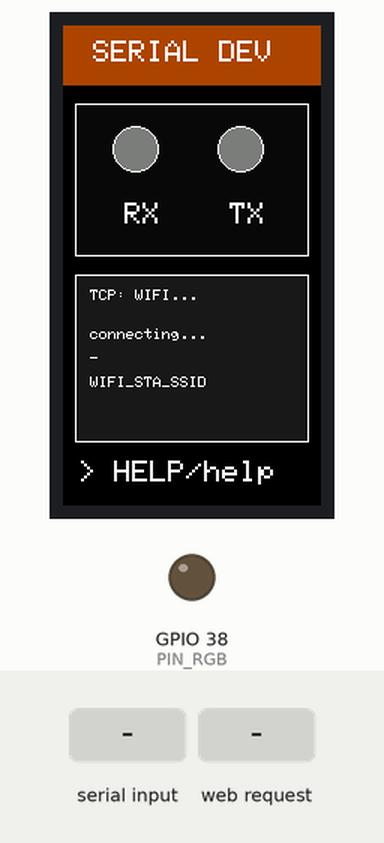
Recording of a sketch running on a simulated ESP32-S3. Parts: 172×320 colour display, output pins drawn as LEDs (lit = HIGH). Inputs (shaded band) come from the test bench. WiFi joins after 1.5 s; servers stay silent unless stated; pins used as bus, display or sensor lines are not drawn; what the sketch prints to the serial monitor is not drawn.

Above: at 1.3 s.
1.4 s: "STREAM\n" received over Serial
At 1.52 s:
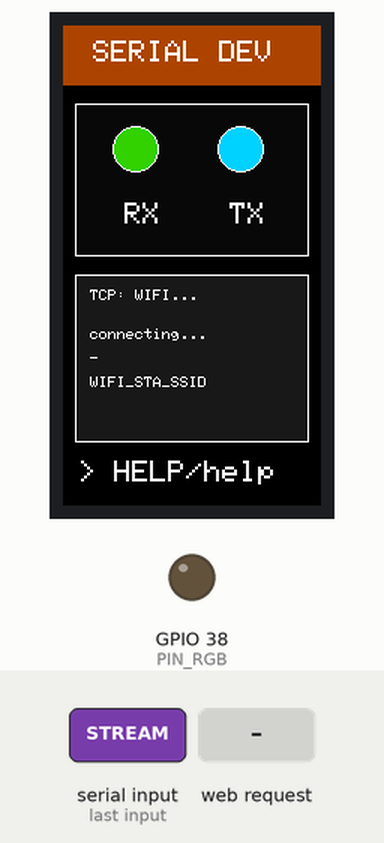
3.4 s: HTTP request GET /HELP received
At 4.3 s:
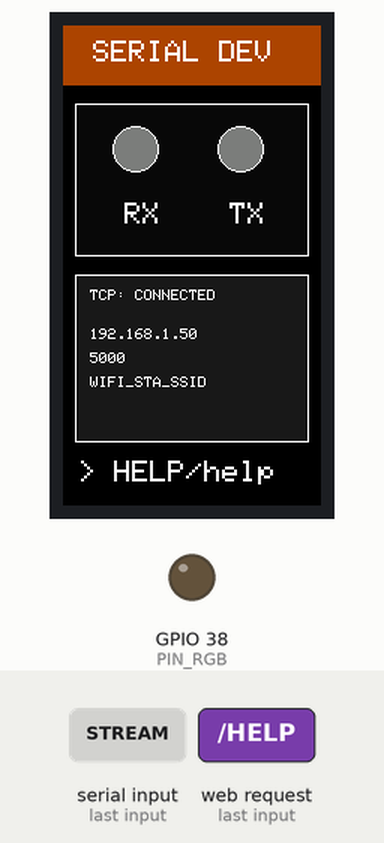
5.9 s: "HELP\n" received over Serial
7.5 s: "1\n" received over Serial
At 7.64 s:
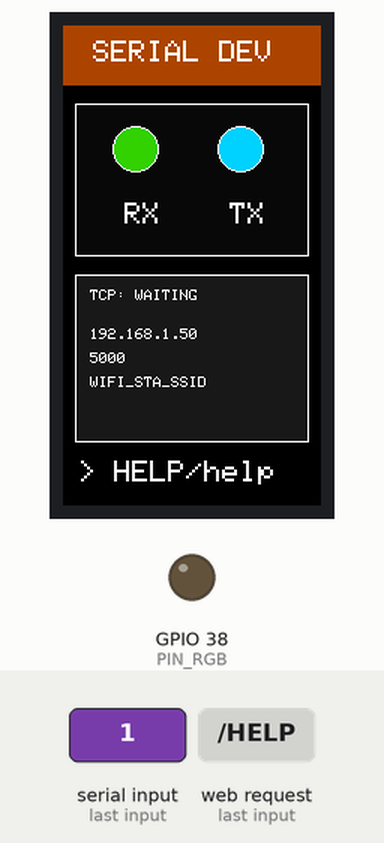
Timing chart, 0 to 10.0 s (numbered marks = the images above; inputs shaded):
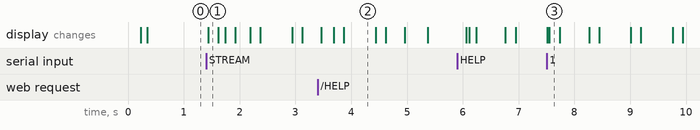

Measured:
- after the input at 1.4 s, the display: changes at once (image 1)
- after the input at 3.4 s, the display: first changes after 0.06 s (image 2 shows a later state)
- after the input at 7.5 s, the display: first differs from a run without the input after 0.05 s (image 3)
- what the display in image 2 shows lasts 0.5 s, from 3.9 s to 4.4 s

The sketch:

SerialSIM.ino
```cpp
#include <Arduino.h>
#include <Arduino_GFX_Library.h>
#include <WiFi.h>

#if __has_include(<Fonts/FreeMono8pt7b.h>)
#include <Fonts/FreeMono8pt7b.h>
#define SERIALSIM_HAS_TCP_WIDGET_FONT 1
#else
#define SERIALSIM_HAS_TCP_WIDGET_FONT 0
#endif

/*
  Simple ESP32-S3 serial test device for the Waveshare ESP32-S3-LCD-1.47 board.

  Notes:
  - Touch support has been removed on purpose.
  - The serial side is intentionally simple for testing tools and parsers.
  - The display code is split into small helpers so future UI changes stay easy.
*/

// DISPLAY: pin mapping from the Waveshare ESP32-S3-LCD-1.47 wiki.
constexpr int PIN_LCD_MOSI = 45;
constexpr int PIN_LCD_SCK = 40;
constexpr int PIN_LCD_CS = 42;
constexpr int PIN_LCD_DC = 41;
constexpr int PIN_LCD_RST = 39;
constexpr int PIN_LCD_BL = 48;

// RGB: onboard RGB LED control pin from the Waveshare board wiki.
constexpr int PIN_RGB = 38;

constexpr uint16_t LCD_WIDTH = 172;
constexpr uint16_t LCD_HEIGHT = 320;
constexpr uint16_t LCD_X_OFFSET = 34;
constexpr uint16_t LCD_Y_OFFSET = 0;

// SERIAL: serial and UI timing values.
constexpr uint32_t SERIAL_BAUD = 9600;
constexpr uint32_t SERIAL_WAIT_MS = 2500;
constexpr uint32_t STREAM_INTERVAL_MS = 750;
constexpr uint32_t ACTIVITY_FLASH_MS = 180;

// TCP/WIFI: hardcoded station credentials for local network testing.
// Replace these with the SSID and password of the Wi-Fi network both ESP32 boards should join.
constexpr char WIFI_STA_SSID[] = "WIFI_STA_SSID";
constexpr char WIFI_STA_PASSWORD[] = "WIFI_STA_PASSWORD";
constexpr uint16_t TCP_PORT = 5000;
constexpr uint32_t WIFI_RECONNECT_INTERVAL_MS = 5000;
constexpr uint32_t TCP_CONNECTED_FLASH_ON_MS = 90;
constexpr uint32_t TCP_CONNECTED_FLASH_GAP_MS = 120;
constexpr uint32_t TCP_CONNECTED_FLASH_PAUSE_MS = 800;
constexpr uint32_t TCP_RED_FLASH_STEP_MS = 130;

enum class OutputTarget : uint8_t {
  SERIAL_ONLY,
  TCP_ONLY,
  BOTH,
};

enum class TcpLedMode : uint8_t {
  BOOTING,
  OFFLINE,
  SERVER_READY,
  CLIENT_CONNECTED,
  DISCONNECT_FLASH,
};

struct ReplyCommand {
  const char *name;
  const char *response;
};

// SERIAL: three simple command/response pairs for testing.
const ReplyCommand kReplyCommands[] = {
    {"ALPHA", "GLIM"},
    {"BRAVO", "SNARP"},
    {"CHARLIE", "WOBBLE"},
};

struct DeviceState {
  bool streamEnabled = false;
  bool displayReady = false;
  bool displayDirty = true;
  bool displayLayoutDrawn = false;
  bool lastRxLampState = false;
  bool lastTxLampState = false;
  bool wifiConnected = false;
  bool tcpServerReady = false;
  bool tcpClientConnected = false;
  uint32_t lastStreamAt = 0;
  uint32_t lastWifiConnectAttemptAt = 0;
  uint32_t rxLedUntil = 0;
  uint32_t txLedUntil = 0;
  uint32_t tcpLedModeStartedAt = 0;
  uint32_t streamCount = 0;
  uint16_t widgetValue = 0;
  TcpLedMode tcpLedMode = TcpLedMode::BOOTING;
};

struct RgbColor {
  uint8_t red;
  uint8_t green;
  uint8_t blue;
};

// DISPLAY: this panel renders 16-bit colors with red/blue swapped, so encode
// display colors through this helper instead of using raw RGB565 constants.
constexpr uint16_t displayColor565(uint8_t red, uint8_t green, uint8_t blue) {
  return ((static_cast<uint16_t>(blue) & 0xF8) << 8) |
         ((static_cast<uint16_t>(green) & 0xFC) << 3) |
         (static_cast<uint16_t>(red) >> 3);
}

constexpr uint16_t COLOR_COBALT_BLUE = displayColor565(0x00, 0x47, 0xAB);
constexpr uint16_t COLOR_RX_GREEN = displayColor565(0x00, 0xD0, 0x32);
constexpr uint16_t COLOR_TX_YELLOW = displayColor565(0xFF, 0xD2, 0x00);

// RGB: this board's onboard LED appears to be wired with red/green swapped.
RgbColor toBoardLedColor(const RgbColor &logicalColor) {
  return {logicalColor.green, logicalColor.red, logicalColor.blue};
}

Arduino_DataBus *gBus =
    new Arduino_ESP32SPI(PIN_LCD_DC, PIN_LCD_CS, PIN_LCD_SCK, PIN_LCD_MOSI);
Arduino_GFX *gDisplay = new Arduino_ST7789(
    gBus,
    PIN_LCD_RST,
    0,
    false,
    LCD_WIDTH,
    LCD_HEIGHT,
    LCD_X_OFFSET,
    LCD_Y_OFFSET,
    LCD_X_OFFSET,
    LCD_Y_OFFSET);

DeviceState gState;
String gCommandBuffer;
String gTcpCommandBuffer;
WiFiServer gTcpServer(TCP_PORT);
WiFiClient gTcpClient;

bool rxLampActive() {
  return millis() < gState.rxLedUntil;
}

bool txLampActive() {
  return millis() < gState.txLedUntil;
}

void markRxActivity() {
  gState.rxLedUntil = millis() + ACTIVITY_FLASH_MS;
  gState.displayDirty = true;
}

void markTxActivity() {
  gState.txLedUntil = millis() + ACTIVITY_FLASH_MS;
  gState.displayDirty = true;
}

bool isTcpClientConnected() {
  return gState.tcpClientConnected && gTcpClient.connected();
}

bool isWifiConnected() {
  return WiFi.status() == WL_CONNECTED;
}

String ipToString(const IPAddress &ip) {
  return String(ip[0]) + "." + String(ip[1]) + "." + String(ip[2]) + "." + String(ip[3]);
}

void setRgbColor(const RgbColor &color) {
  const RgbColor boardColor = toBoardLedColor(color);
  neopixelWrite(PIN_RGB, boardColor.red, boardColor.green, boardColor.blue);
}

// RGB: TCP state LED rules.
void setTcpLedMode(TcpLedMode mode) {
  gState.tcpLedMode = mode;
  gState.tcpLedModeStartedAt = millis();
}

void sendLine(const String &message, OutputTarget target = OutputTarget::BOTH) {
  bool wroteOutput = false;

  if (target == OutputTarget::SERIAL_ONLY || target == OutputTarget::BOTH) {
    Serial.println(message);
    wroteOutput = true;
  }

  if ((target == OutputTarget::TCP_ONLY || target == OutputTarget::BOTH) && isTcpClientConnected()) {
    gTcpClient.println(message);
    wroteOutput = true;
  }

  if (wroteOutput) {
    markTxActivity();
  }
}

void updateTcpLed() {
  const uint32_t now = millis();

  switch (gState.tcpLedMode) {
    case TcpLedMode::BOOTING:
      setRgbColor({180, 90, 0});
      break;

    case TcpLedMode::OFFLINE:
      setRgbColor({80, 0, 0});
      break;

    case TcpLedMode::SERVER_READY:
      setRgbColor({0, 180, 0});
      break;

    case TcpLedMode::CLIENT_CONNECTED: {
      constexpr uint32_t cycleLength = TCP_CONNECTED_FLASH_ON_MS +
                                       TCP_CONNECTED_FLASH_GAP_MS +
                                       TCP_CONNECTED_FLASH_ON_MS +
                                       TCP_CONNECTED_FLASH_PAUSE_MS;
      const uint32_t phase =
          (now - gState.tcpLedModeStartedAt) % cycleLength;
      if (phase < TCP_CONNECTED_FLASH_ON_MS) {
        setRgbColor({0, 220, 0});
      } else if (phase < TCP_CONNECTED_FLASH_ON_MS + TCP_CONNECTED_FLASH_GAP_MS) {
        setRgbColor({0, 0, 0});
      } else if (phase < (TCP_CONNECTED_FLASH_ON_MS * 2) + TCP_CONNECTED_FLASH_GAP_MS) {
        setRgbColor({0, 220, 0});
      } else {
        setRgbColor({0, 0, 0});
      }
      break;
    }

    case TcpLedMode::DISCONNECT_FLASH: {
      const uint32_t elapsed = now - gState.tcpLedModeStartedAt;
      if (elapsed < TCP_RED_FLASH_STEP_MS) {
        setRgbColor({220, 0, 0});
      } else if (elapsed < TCP_RED_FLASH_STEP_MS * 2) {
        setRgbColor({0, 0, 0});
      } else if (elapsed < TCP_RED_FLASH_STEP_MS * 3) {
        setRgbColor({220, 0, 0});
      } else if (elapsed < TCP_RED_FLASH_STEP_MS * 4) {
        setRgbColor({0, 0, 0});
      } else {
        setTcpLedMode(TcpLedMode::SERVER_READY);
        setRgbColor({0, 180, 0});
      }
      break;
    }
  }
}

// SERIAL: help output stays small and predictable for testing.
void printHelp(OutputTarget target) {
  sendLine("help", target);
  sendLine("  ALPHA   -> GLIM", target);
  sendLine("  BRAVO   -> SNARP", target);
  sendLine("  CHARLIE -> WOBBLE", target);
  sendLine("  STREAM  -> toggle placeholder stream", target);
  sendLine("  HELP    -> show this list", target);
}

void printTcpConnectInfo() {
  if (!gState.tcpServerReady) {
    return;
  }

  sendLine("Wi-Fi SSID: " + String(WIFI_STA_SSID), OutputTarget::SERIAL_ONLY);
  sendLine("SerialHub TCP/IP target: " + ipToString(WiFi.localIP()) + ":" + String(TCP_PORT),
           OutputTarget::SERIAL_ONLY);
}

void sendStreamFrame() {
  gState.streamCount++;
  gState.widgetValue = static_cast<uint16_t>((gState.streamCount * 17) % 100);

  sendLine(
      String("--- STREAM | count=") + String(gState.streamCount) +
          " | value=" + String(gState.widgetValue) +
          " | tick=" + String(static_cast<unsigned long>(millis())) + " ---",
      OutputTarget::BOTH);
  gState.displayDirty = true;
}

void handleCommand(const String &rawCommand, OutputTarget replyTarget) {
  String command = rawCommand;
  command.trim();
  if (command.isEmpty()) {
    return;
  }

  gState.displayDirty = true;

  String upper = command;
  upper.toUpperCase();

  if (upper == "HELP") {
    printHelp(replyTarget);
    return;
  }

  if (upper == "STREAM") {
    gState.streamEnabled = !gState.streamEnabled;
    gState.lastStreamAt = millis();
    sendLine(gState.streamEnabled ? "STREAM ON" : "STREAM OFF", replyTarget);
    return;
  }

  for (const ReplyCommand &entry : kReplyCommands) {
    if (upper == entry.name) {
      sendLine(entry.response, replyTarget);
      return;
    }
  }

  sendLine("UNKNOWN COMMAND", replyTarget);
}

void readCommandInput(char incoming, String &buffer, OutputTarget replyTarget) {
  if (incoming == '\n' || incoming == '\r') {
    if (!buffer.isEmpty()) {
      handleCommand(buffer, replyTarget);
      buffer = "";
    }
    return;
  }

  if (buffer.length() < 64) {
    buffer += incoming;
  }
}

void readSerialInput() {
  while (Serial.available() > 0) {
    markRxActivity();
    const char incoming = static_cast<char>(Serial.read());
    readCommandInput(incoming, gCommandBuffer, OutputTarget::SERIAL_ONLY);
  }
}

void updateStream() {
  if (!gState.streamEnabled) {
    return;
  }

  const uint32_t now = millis();
  if (now - gState.lastStreamAt < STREAM_INTERVAL_MS) {
    return;
  }

  gState.lastStreamAt = now;
  sendStreamFrame();
}

// TCP/WIFI: join a local Wi-Fi network and expose the same command set over a single TCP client.
void handleTcpClientDisconnected() {
  if (gTcpClient) {
    gTcpClient.stop();
  }

  gState.tcpClientConnected = false;
  gTcpCommandBuffer = "";
  gState.displayDirty = true;
  setTcpLedMode(TcpLedMode::DISCONNECT_FLASH);
  sendLine("TCP client disconnected", OutputTarget::SERIAL_ONLY);
}

void handleTcpClientConnected(WiFiClient &incomingClient) {
  gTcpClient = incomingClient;
  gTcpClient.setNoDelay(true);

  gState.tcpClientConnected = true;
  gState.displayDirty = true;
  setTcpLedMode(TcpLedMode::CLIENT_CONNECTED);
  sendLine("TCP client connected: " + ipToString(gTcpClient.remoteIP()),
           OutputTarget::SERIAL_ONLY);
}

void beginWifiConnection() {
  WiFi.begin(WIFI_STA_SSID, WIFI_STA_PASSWORD);
  gState.lastWifiConnectAttemptAt = millis();
  gState.displayDirty = true;
  sendLine("Wi-Fi connect requested: " + String(WIFI_STA_SSID), OutputTarget::SERIAL_ONLY);
}

void initTcpServer() {
  WiFi.mode(WIFI_STA);
  WiFi.setSleep(false);
  WiFi.disconnect();
  gState.wifiConnected = false;
  gState.tcpServerReady = false;
  gState.displayDirty = true;
  beginWifiConnection();
}

void updateTcpServer() {
  const bool wifiNowConnected = isWifiConnected();

  if (wifiNowConnected != gState.wifiConnected) {
    gState.wifiConnected = wifiNowConnected;
    gState.displayDirty = true;

    if (wifiNowConnected) {
      sendLine("Wi-Fi connected: " + ipToString(WiFi.localIP()), OutputTarget::SERIAL_ONLY);
    } else {
      if (gTcpClient) {
        gTcpClient.stop();
      }
      gState.tcpClientConnected = false;
      gTcpCommandBuffer = "";
      gState.tcpServerReady = false;
      sendLine("Wi-Fi disconnected", OutputTarget::SERIAL_ONLY);
      setTcpLedMode(TcpLedMode::OFFLINE);
    }
  }

  if (!wifiNowConnected) {
    if (gState.tcpLedMode != TcpLedMode::OFFLINE) {
      setTcpLedMode(TcpLedMode::OFFLINE);
    }

    if (millis() - gState.lastWifiConnectAttemptAt >= WIFI_RECONNECT_INTERVAL_MS) {
      beginWifiConnection();
    }
    return;
  }

  if (!gState.tcpServerReady) {
    gTcpServer.begin();
    gTcpServer.setNoDelay(true);
    gState.tcpServerReady = true;
    gState.displayDirty = true;
    setTcpLedMode(TcpLedMode::SERVER_READY);

    sendLine("TCP IP: " + ipToString(WiFi.localIP()), OutputTarget::SERIAL_ONLY);
    sendLine("TCP port open: " + String(TCP_PORT), OutputTarget::SERIAL_ONLY);
    printTcpConnectInfo();
  }

  WiFiClient incomingClient = gTcpServer.available();
  if (incomingClient) {
    if (isTcpClientConnected()) {
      incomingClient.stop();
    } else {
      handleTcpClientConnected(incomingClient);
    }
  }

  if (isTcpClientConnected()) {
    while (gTcpClient.available() > 0) {
      markRxActivity();
      const char incoming = static_cast<char>(gTcpClient.read());
      readCommandInput(incoming, gTcpCommandBuffer, OutputTarget::TCP_ONLY);
    }

    if (!gTcpClient.connected()) {
      handleTcpClientDisconnected();
    }
    return;
  }

  if (gState.tcpClientConnected) {
    handleTcpClientDisconnected();
  }
}

// DISPLAY: small helpers keep each section isolated and easy to edit later.
void drawLamp(int16_t x, int16_t y, bool active, const char *label, uint16_t activeColor) {
  const uint16_t fillColor = active ? activeColor : RGB565_DARKGREY;
  gDisplay->fillCircle(x, y, 15, fillColor);
  gDisplay->drawCircle(x, y, 15, RGB565_WHITE);
  gDisplay->setTextSize(2);
  gDisplay->setTextColor(RGB565_WHITE);
  gDisplay->setCursor(x - 7, y + 36);
  gDisplay->print(label);
}

void drawHeader() {
  const int16_t screenW = gDisplay->width();
  gDisplay->fillRect(0, 0, screenW, 40, COLOR_COBALT_BLUE);

  gDisplay->setTextColor(RGB565_WHITE);
  gDisplay->setTextSize(2);
  gDisplay->setCursor(20, 10);
  gDisplay->print("SERIAL DEV");
}

void drawPlaceholderWidget() {
  const int16_t x = 8;
  const int16_t y = 52;
  const int16_t w = gDisplay->width() - 16;
  const int16_t h = 102;
  const uint16_t liveValue = gState.widgetValue;

  gDisplay->drawRect(x, y, w, h, RGB565_WHITE);
  gDisplay->fillRect(x + 1, y + 1, w - 2, h - 2, 0x0841);

  gDisplay->setTextSize(2);
  gDisplay->setTextColor(RGB565_WHITE);
  // gDisplay->setCursor(x + 10, y + 10);
  // gDisplay->print("PLACEHOLDER WIDGET");

  drawLamp(x + 40, y + 30, rxLampActive(), "RX", COLOR_RX_GREEN);
  drawLamp(x + 110, y + 30, txLampActive(), "TX", COLOR_TX_YELLOW);

}

void drawTcpWidget() {
  const int16_t x = 8;
  const int16_t y = 166;
  const int16_t w = gDisplay->width() - 16;
  const int16_t h = 112;
  const String clientState = !gState.wifiConnected ? "WIFI..." :
                             isTcpClientConnected() ? "CONNECTED" :
                             gState.tcpServerReady ? "WAITING" : "STARTING";
  const String ipLine = gState.wifiConnected ? ipToString(WiFi.localIP()) : "connecting...";
  const String portLine = gState.wifiConnected ? String(TCP_PORT) : "-";
  const String ssidLine = String(WIFI_STA_SSID);

  gDisplay->drawRect(x, y, w, h, RGB565_WHITE);
  gDisplay->fillRect(x + 1, y + 1, w - 2, h - 2, 0x18C3);

#if SERIALSIM_HAS_TCP_WIDGET_FONT
  gDisplay->setFont(&FreeMono8pt7b);
  gDisplay->setTextSize(1);
  gDisplay->setTextColor(RGB565_WHITE);
  gDisplay->setCursor(x + 10, y + 20);
  gDisplay->print("TCP:");
  gDisplay->setCursor(x + 48, y + 20);
  gDisplay->print(clientState);

  gDisplay->setCursor(x + 10, y + 42);
  gDisplay->print(ipLine);

  gDisplay->setCursor(x + 10, y + 64);
  gDisplay->print(portLine);

  gDisplay->setCursor(x + 10, y + 86);
  gDisplay->print(ssidLine);
  gDisplay->setFont();
#else
  gDisplay->setTextSize(1);
  gDisplay->setTextColor(RGB565_WHITE);
  gDisplay->setCursor(x + 10, y + 10);
  gDisplay->print("TCP:");
  gDisplay->setCursor(x + 40, y + 10);
  gDisplay->print(clientState);

  gDisplay->setTextSize(1);
  gDisplay->setCursor(x + 10, y + 36);
  gDisplay->print(ipLine);

  gDisplay->setCursor(x + 10, y + 52);
  gDisplay->print(portLine);

  gDisplay->setCursor(x + 10, y + 68);
  gDisplay->print(ssidLine);
#endif
}

void drawFooter() {
  gDisplay->setTextSize(2);
  gDisplay->setTextColor(RGB565_WHITE);
  gDisplay->setCursor(10, 290);
  gDisplay->print("> HELP/help");

  // gDisplay->setCursor(10, 292);
  // gDisplay->print("RGB cycle active");
}

void renderDisplay() {
  if (!gState.displayReady) {
    return;
  }

  if (!gState.displayLayoutDrawn) {
    gDisplay->fillScreen(RGB565_BLACK);
    drawHeader();
    drawFooter();
    gState.displayLayoutDrawn = true;
  }

  drawPlaceholderWidget();
  drawTcpWidget();

  gState.lastRxLampState = rxLampActive();
  gState.lastTxLampState = txLampActive();
  gState.displayDirty = false;
}

void updateDisplay() {
  if (!gState.displayReady) {
    return;
  }

  const bool rxNow = rxLampActive();
  const bool txNow = txLampActive();
  if (rxNow != gState.lastRxLampState || txNow != gState.lastTxLampState) {
    gState.displayDirty = true;
  }

  if (gState.displayDirty) {
    renderDisplay();
  }
}

void initDisplay() {
  pinMode(PIN_LCD_BL, OUTPUT);
  digitalWrite(PIN_LCD_BL, HIGH);

  gState.displayReady = gDisplay->begin();
  if (!gState.displayReady) {
    return;
  }

  gDisplay->setRotation(0);
  gDisplay->setTextWrap(false);
  gState.displayLayoutDrawn = false;
  gState.displayDirty = true;
}

void setup() {
  Serial.begin(SERIAL_BAUD);
  pinMode(PIN_RGB, OUTPUT);
  setTcpLedMode(TcpLedMode::BOOTING);
  updateTcpLed();

  const uint32_t waitStart = millis();
  while (!Serial && (millis() - waitStart < SERIAL_WAIT_MS)) {
    delay(10);
  }

  randomSeed(static_cast<uint32_t>(micros()));

  initDisplay();
  initTcpServer();
  sendLine("Startup String - Hello!", OutputTarget::SERIAL_ONLY);
}

void loop() {
  readSerialInput();
  updateTcpServer();
  updateStream();
  updateTcpLed();
  updateDisplay();

  // delay(5);
}
```
